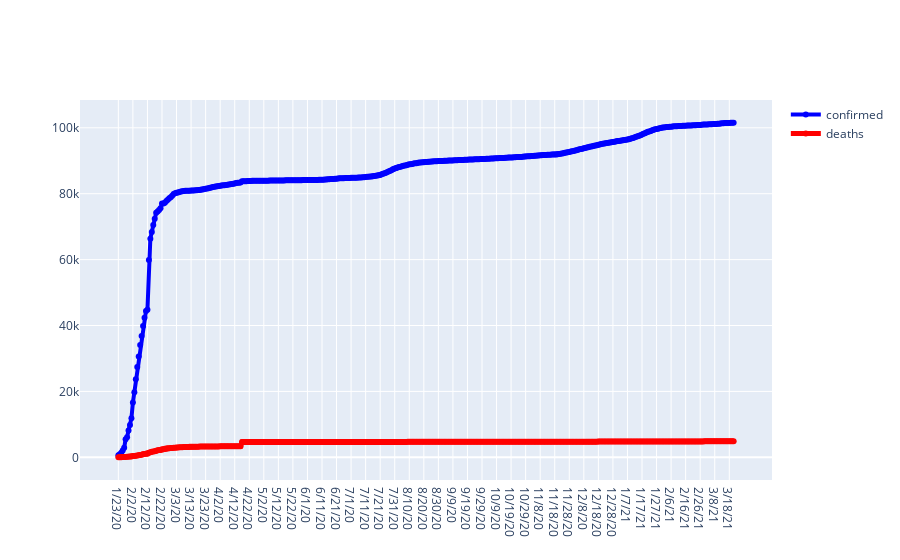

Notebook cell for this chart:
### Code cell
import plotly.graph_objects as go

def plot_cases_for_country(country):
    labels = ['confirmed' , 'deaths'] 
    colors = ['blue', 'red']
    mode_size = [6,8] 
    line_size = [4,5]

    df_list = [confirmed_df, death_df]

    fig = go.Figure()

    for i, df in enumerate(df_list):
        if country == 'World' or country== 'world':
            x_data = np.array(list(df.iloc[:, 5:].columns))   
            y_data = np.sum(np.asarray(df.iloc[:, 5:]), axis=0)
        
        else:
            x_data = np.array(list(df.iloc[:,5:].columns))
            y_data = np.sum(np.asarray(df[df['country']==country].iloc[:,5:]),axis=0)
    
        fig.add_trace(go.Scatter(x=x_data, y=y_data, mode='lines+markers', 
             name=labels[i],
             line =dict(color=colors[i], width=line_size[i]), 
             connectgaps=True,  
             text = "Total "+ str(labels[i])+ ": "+ str(y_data[-1])
             
              ))
                                                   
                  
    fig.show()
                                                          
plot_cases_for_country('China')

### Figure 1 — Plotly figure (JSON) as saved in the notebook; plotly's stock layout.template omitted (floating-point values rounded to 4 significant figures; data arrays with more than 128 entries replaced by an {"elided": "..."} marker saying what was removed)
{"data": [{"connectgaps": true, "line": {"color": "blue", "width": 4}, "mode": "lines+markers", "name": "confirmed", "text": "Total confirmed: 101533", "type": "scatter", "x": {"elided": "424 str values"}, "y": {"elided": "424 int values"}}, {"connectgaps": true, "line": {"color": "red", "width": 5}, "mode": "lines+markers", "name": "deaths", "text": "Total deaths: 4839", "type": "scatter", "x": {"elided": "424 str values"}, "y": {"elided": "424 int values"}}], "layout": {}}
